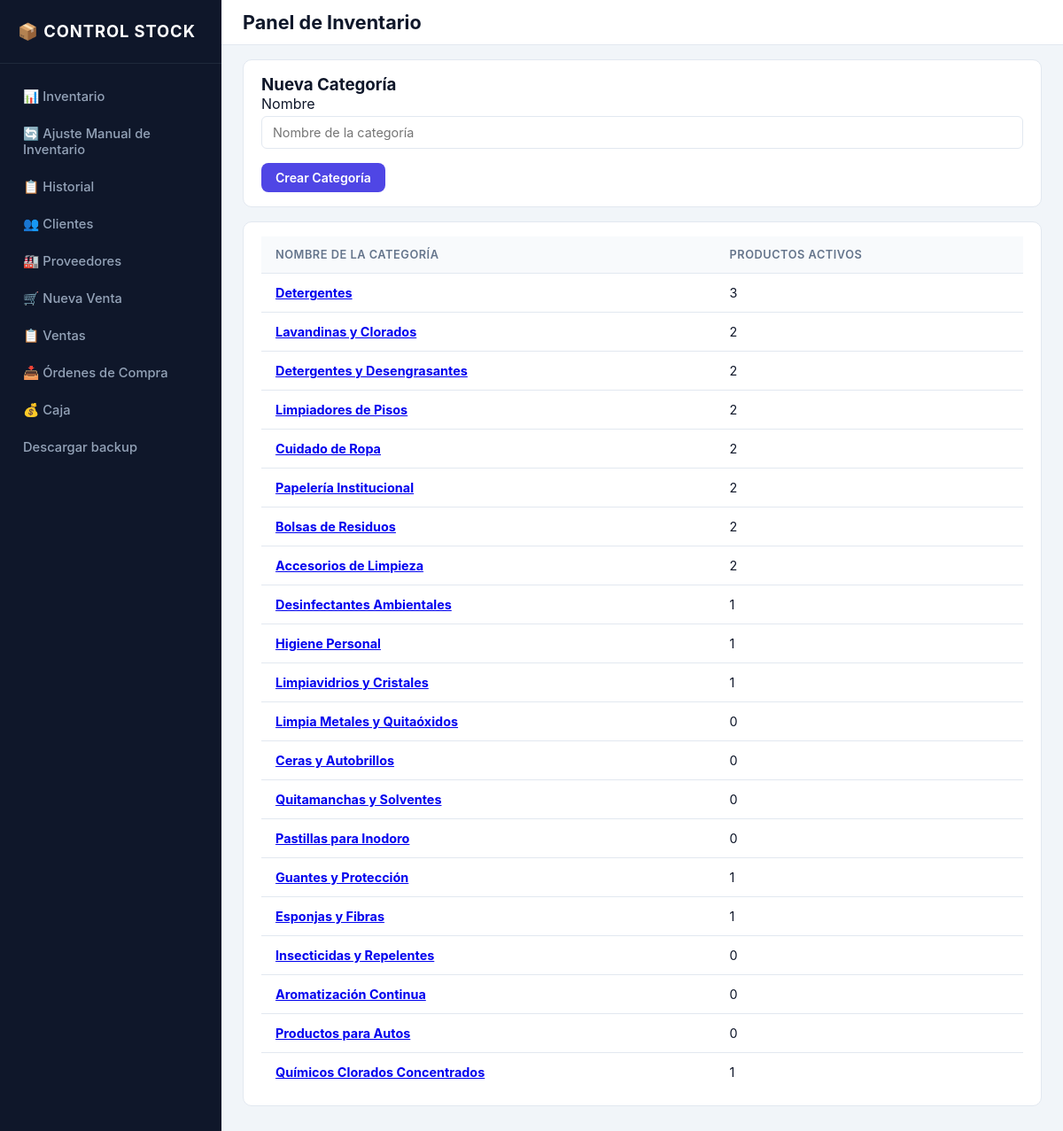
Page /categorias/ on the committed database.
### inventario/models.py (models this page shows, shortened)
class Categoria(models.Model):
    nombre = models.CharField(max_length=100, unique=True, verbose_name="Nombre")
    class Meta:
        verbose_name = "Categoria"
        verbose_name_plural = "Categorias"
        ordering = ["nombre"]

### inventario/views.py (the view)
# urls.py: path("categorias/", views.categoria_list_crear, name="categoria_list"),
def categoria_list_crear(request):
    if request.method == "POST":
        form = CategoriaForm(request.POST)
        if form.is_valid():
            categoria = form.save()
            messages.success(request, f"Categoría '{categoria.nombre}' creada.")
            if request.POST.get("next") == reverse("producto_list"):
                return redirect("producto_list")
            return redirect("categoria_list")
    else:
        form = CategoriaForm()
    categorias = Categoria.objects.annotate(
        productos_activos=Count('productos', filter=Q(productos__activo=True))
    )
    return render(
        request,
        "inventario/categoria_list.html",
        {"categorias": categorias, "form": form},
    )

### inventario/forms.py
class CategoriaForm(forms.ModelForm):
    class Meta:
        model = Categoria
        fields = ["nombre"]
        widgets = {
            "nombre": forms.TextInput(attrs={"class": "form-control", "placeholder": "Nombre de la categoría"}),
        }

### templates/inventario/categoria_list.html (shortened to what this page needs)
{% extends 'base.html' %}
{% block content %}
<div class="grid-two-col">
    <div class="card">
        <h3 class="mb-16">Nueva Categoría</h3>
        <form method="post">
            <div class="form-group">
                <label>Nombre</label>
                {{ form.nombre }}
            </div>
            <button type="submit" class="btn btn-primary w-full">Crear Categoría</button>
        </form>
    </div>
    <div class="card">
        <table>
            <thead>
                <tr>
                    <th>Nombre de la Categoría</th>
                    <th>Productos Activos</th>
                </tr>
            </thead>
            <tbody>
                {% for cat in categorias %}
                <tr>
                    <td><strong><a href="{% url 'producto_list' %}?categoria={{ cat.id }}">{{ cat.nombre }}</a></strong></td>
                    <td>{{ cat.productos_activos|default:0 }}</td>
                </tr>
                {% empty %}
                <tr>
                    <td class="text-center text-muted p-20" colspan="2">No hay categorías registradas.</td>
                </tr>
                {% endfor %}
            </tbody>
        </table>
    </div>
</div>
{% endblock %}

### static/css/style.css (style rules this page uses)
:root { --color-bg-app: #f1f5f9; --color-card-bg: #ffffff; --color-topbar-bg: #ffffff; --color-border: #e2e8f0; --color-table-header-bg: #f8fafc; --color-sidebar-bg: #0f172a; --color-sidebar-hover: #1e293b; --color-sidebar-active: #312e81; --color-sidebar-active-border: #6366f1; --color-sidebar-brand-border: #1e293b; --color-sidebar-text: #94a3b8; --color-sidebar-text-active: #ffffff; --color-sidebar-brand-text: #ffffff; --color-text-main: #0f172a; --color-text-muted: #64748b; --color-btn-text: #ffffff; --color-btn-primary: #4f46e5; --color-btn-action: #0284c7; --color-btn-secondary: #64748b; --color-success: #059669; --color-warning: #d97706; --color-danger: #dc2626; --color-alert-success-bg: #dcfce7; --color-alert-success-text: #166534; --color-alert-success-border: #bbf7d0; --color-alert-warning-bg: #fef3c7; --color-alert-warning-text: #92400e; --color-alert-warning-border: #fde68a; --color-alert-danger-bg: #fee2e2; --color-alert-danger-text: #991b1b; --color-alert-danger-border: #fca5a5; --color-badge-info-bg: #e0e7ff; --color-badge-info-text: #3730a3; --color-row-danger-bg: #fef2f2; --color-row-warning-bg: #fffbeb; --color-row-normal-bg: #ffffff; --color-soft-primary-bg: #e0f2fe; --color-soft-primary-text: #0284c7; --color-soft-primary-hover-bg: #bae6fd; --color-soft-primary-hover-text: #0369a1; --color-soft-success-bg: #dcfce7; --color-soft-success-text: #15803d; --color-soft-success-hover-bg: #bbf7d0; --color-soft-success-hover-text: #166534; --color-soft-danger-bg: #fee2e2; --color-soft-danger-text: #b91c1c; --color-soft-danger-hover-bg: #fecaca; --color-soft-danger-hover-text: #991b1b; --color-shadow: rgba(0, 0, 0, 0.1); --color-backdrop: rgba(15, 23, 42, 0.6); --color-page-hover-bg: #f8fafc; --color-page-disabled-bg: #f1f5f9; }
* { box-sizing: border-box; margin: 0; padding: 0; font-family: -apple-system, BlinkMacSystemFont, "Segoe UI", Roboto, sans-serif; }
body { background-color: var(--color-bg-app); color: var(--color-text-main); }
.card { background: var(--color-card-bg); border: 1px solid var(--color-border); border-radius: 10px; padding: 16px 20px; margin-bottom: 16px; }
.btn { display: inline-flex; align-items: center; justify-content: center; padding: 8px 16px; border-radius: 8px; font-size: 0.88rem; font-weight: 600; text-decoration: none; border: none; cursor: pointer; color: var(--color-btn-text); transition: filter 0.15s ease; }
.btn-primary { background-color: var(--color-btn-primary); }
table { width: 100%; border-collapse: collapse; text-align: left; }
th, td { padding: 13px 16px; font-size: 0.9rem; }
tbody td { vertical-align: middle; }
th { background-color: var(--color-table-header-bg); color: var(--color-text-muted); font-size: 0.8rem; text-transform: uppercase; letter-spacing: 0.04em; font-weight: 600; }
tbody tr { border-top: 1px solid var(--color-border); }
.form-control { width: 100%; padding: 9px 12px; border: 1px solid var(--color-border); border-radius: 6px; margin-top: 4px; font-size: 0.9rem; color: var(--color-text-main); background-color: var(--color-card-bg); }
.form-group { margin-bottom: 16px; }

### rows in the picture
Categoria: nombre "Detergentes", productos_activos "3"
Categoria: nombre "Lavandinas y Clorados", productos_activos "2"
Categoria: nombre "Detergentes y Desengrasantes", productos_activos "2"
Categoria: nombre "Limpiadores de Pisos", productos_activos "2"
Categoria: nombre "Cuidado de Ropa", productos_activos "2"
Categoria: nombre "Papelería Institucional", productos_activos "2"
Categoria: nombre "Bolsas de Residuos", productos_activos "2"
Categoria: nombre "Accesorios de Limpieza", productos_activos "2"
Categoria: nombre "Desinfectantes Ambientales", productos_activos "1"
Categoria: nombre "Higiene Personal", productos_activos "1"
Categoria: nombre "Limpiavidrios y Cristales", productos_activos "1"
Categoria: nombre "Limpia Metales y Quitaóxidos", productos_activos "0"
Categoria: nombre "Ceras y Autobrillos", productos_activos "0"
Categoria: nombre "Quitamanchas y Solventes", productos_activos "0"
Categoria: nombre "Pastillas para Inodoro", productos_activos "0"
Categoria: nombre "Guantes y Protección", productos_activos "1"
Categoria: nombre "Esponjas y Fibras", productos_activos "1"
Categoria: nombre "Insecticidas y Repelentes", productos_activos "0"
Categoria: nombre "Aromatización Continua", productos_activos "0"
Categoria: nombre "Productos para Autos", productos_activos "0"
Categoria: nombre "Químicos Clorados Concentrados", productos_activos "1"
